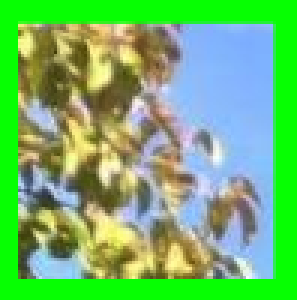
%> input picture FFTTesting/test1.png, 99 x 100 px (shown 3 times larger)
$ octave extract_FFT.m   (GNU Octave 9; MATLAB toolbox functions it lacks are replaced by stand-ins)
%> lines starting %> are read from the running program, lines starting %| are printed output that depends on the picture
%Attempting to find maximum frequency changes in a pixel width of a row
%to find where the vertical green lines exist

%Test1.png has a total of 5 pseudo pixels
%N = 5, therefore a total of 6 edges must be found
fftTime=cputime;
image3 = imread('FFTTesting/test1.png');
%> image3 is the input picture: size 100x99x3 uint8; mean R, G, B 113.2, 185.3, 108.8
image3 = rgb2gray(image3);
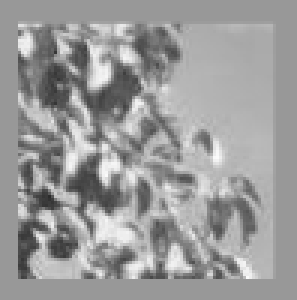
%> image3: size 100x99 uint8 (shown 3 times larger); min 44, max 251, mean 155.1
%figure('name','Grey Image');
%imshow(image3Grey);

[rows cols depth] = size(image3);
%> rows = 100; cols = 99; depth = 1
rowIncrement = round(rows/2);
%> rowIncrement = 50
colIncrement = round(cols/2);
%> colIncrement = 50
rowRange = [rowIncrement - round(0.2*rowIncrement) rowIncrement + round(0.2*rowIncrement)];
%> rowRange = [40 60]
colRange = [colIncrement - round(0.2*colIncrement) colIncrement + round(0.2*colIncrement)];
%> colRange = [40 60]


image3 = image3(rowRange(1):rowRange(2),:,:);
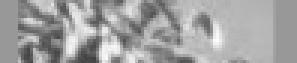
%> image3: size 21x99 uint8 (shown 3 times larger); min 63, max 251, mean 161.8
%image3 = image3(:,:,:);


%image3 = image3(round(rows/2),:,:);


%Testing with a greyscale version of the image
image3FFT = fft(image3);
image3FFT = abs(image3FFT);
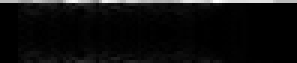
%> image3FFT: size 21x99 double (shown 3 times larger); min 0, max 4351, mean 238.7; drawn with min black and max white
image3FFT = log(image3FFT + 1);
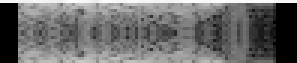
%> image3FFT: size 21x99 double (shown 3 times larger); min 0, max 8.38, mean 3.57; drawn with min black and max white

%image3FFT = fftshift(image3FFT);
imshow(image3FFT,[]);


%> (the run ends here)
